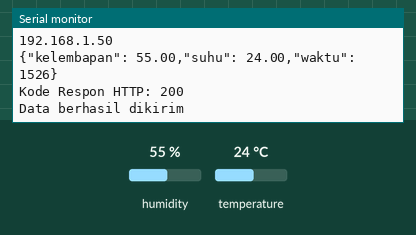
This sketch was run on a simulated ESP32. On the bench: the last lines printed to the serial monitor. Inputs (shaded band) come from the test bench; at power-on: humidity 55 %, temperature 24 °C. WiFi joins after 1.5 s; servers stay silent unless stated; uploads are accepted with an empty reply.

Above: at 2.7 s.
2.8 s: humidity set to 22 %
At 8.2 s:
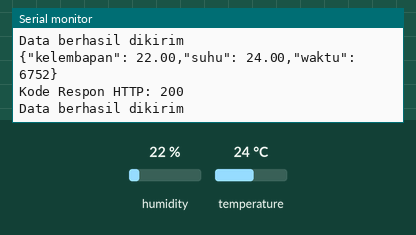
8.6 s: temperature set to 12 °C
At 13.1 s:
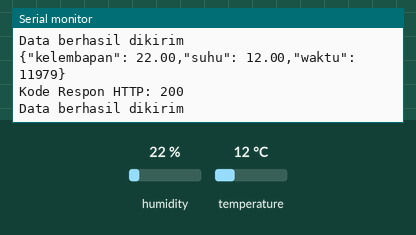
14.4 s: humidity set to 40 %
At 18.1 s:
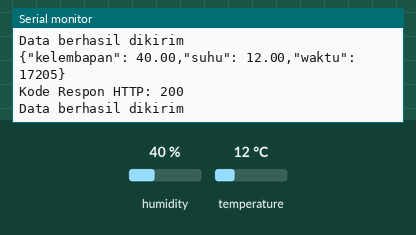
Timing chart, 0 to 19.6 s (numbered marks = the images above; inputs shaded):
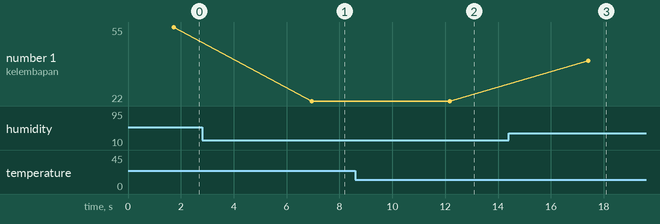

The sketch:

Julian.ino
```cpp
#include <WiFi.h>
#include "DHT.h"
#include <HTTPClient.h>

#define DHT11PIN 15

WiFiClient wifi;
DHT dht(DHT11PIN, DHT11);

void setup() {
  Serial.begin(115200);
  Serial.println("Halo dari Julian!");

  dht.begin();

  WiFi.mode(WIFI_STA);
  WiFi.begin("Julian", "mango123");

  while (WiFi.status() != WL_CONNECTED) {
    delay(500);
    Serial.println("Proses Menghubungkan...");
  }
  Serial.println("WiFi terhubung! Alamat IP: ");
  Serial.println(WiFi.localIP());
}

void loop() {
  if (WiFi.status() == WL_CONNECTED) {
    HTTPClient http;
    http.begin("http://192.168.127.76:5000/sensor/datasuhukelembapan");
    http.addHeader("Content-Type", "application/json");

    float kelembapan = dht.readHumidity();
    float suhu = dht.readTemperature();
    long waktu = millis();

    String data = "{"
                  "\"kelembapan\": " + String(kelembapan, 2) + ","
                  "\"suhu\": " + String(suhu, 2) + ","
                  "\"waktu\": " + String(waktu) +
                  "}";

    int httpCode = http.POST(data);

    Serial.println(data);
    if (httpCode > 0) {
      Serial.println("Kode Respon HTTP: " + String(httpCode));
      if (httpCode == HTTP_CODE_OK) {
        Serial.println("Data berhasil dikirim");
      } else {
        Serial.println("Kode HTTP tak terduga: " + String(httpCode));
      }
    } else {
      Serial.println("Kesalahan saat mengirim POST: " + String(http.errorToString(httpCode).c_str()));
    }

    http.end();
  } else {
    Serial.println("WiFi tidak terhubung.");
  }
  delay(5000);
}
```

Measured:
- after the input at 2.8 s, the serial monitor: prints a new line after 4.2 s (image 1)
- after the input at 8.6 s, the serial monitor: prints a new line after 3.6 s (image 2)
- after the input at 14.4 s, the serial monitor: prints a new line after 3.0 s (image 3)
- plotted number 1: 55 → 22 after the input at 2.8 s, 22 → 40 after the input at 14.4 s
